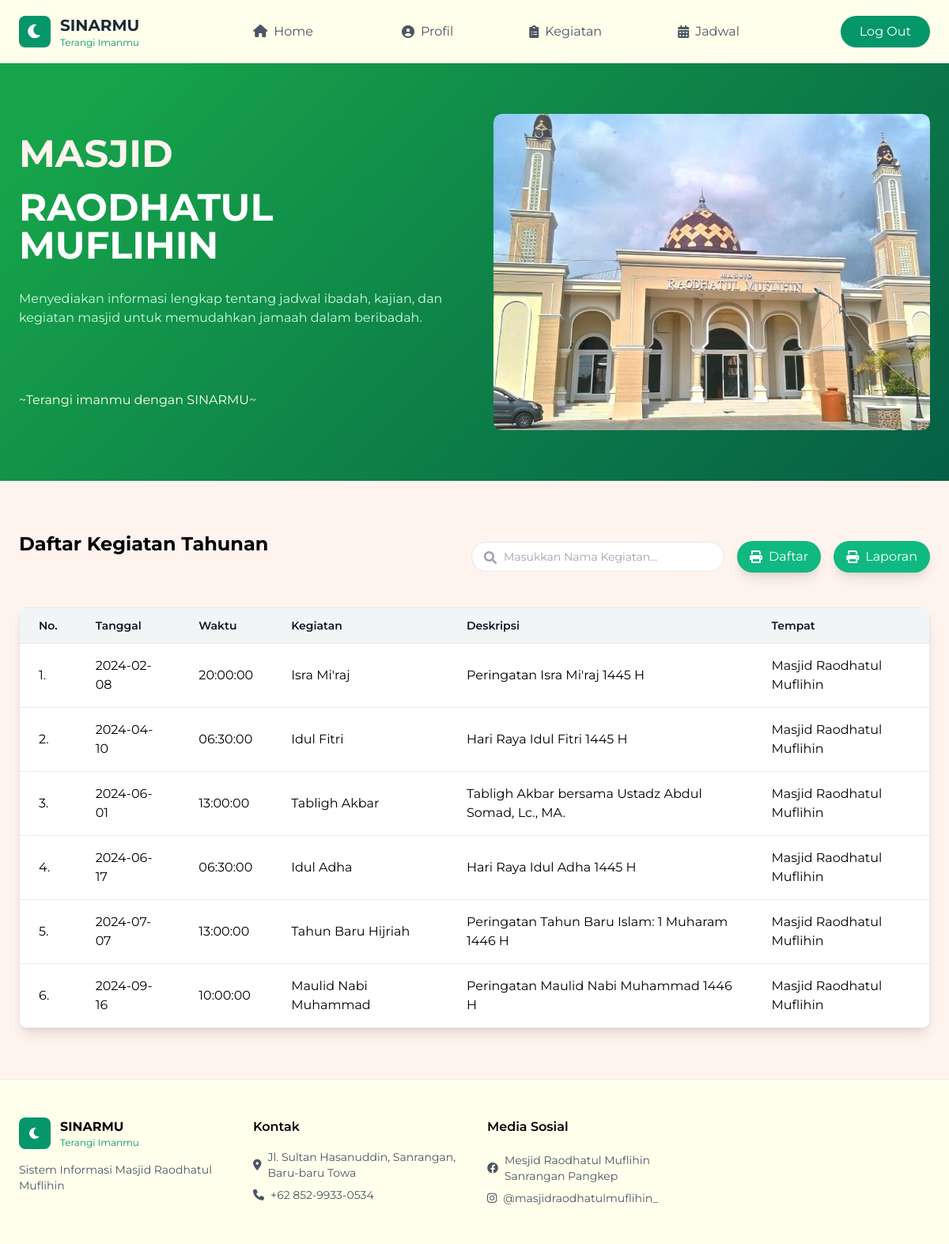
Screenshot of /kegiatan_tahunan.php with the database file from the repository.
### tables this page shows
CREATE TABLE `kegiatan` (
  `id_kegiatan` int NOT NULL,
  `id_masjid` int NOT NULL,
  `kode_kegiatan` varchar(100) NOT NULL,
  `nama_kegiatan` varchar(100) NOT NULL,
  `deskripsi_kegiatan` varchar(255) DEFAULT NULL,
  `tempat_kegiatan` varchar(200) DEFAULT NULL,
  `waktu_kegiatan` time NOT NULL,
  `tanggal_kegiatan` date NOT NULL,
  `created_at` timestamp NULL DEFAULT CURRENT_TIMESTAMP,
  `updated_at` timestamp NULL DEFAULT CURRENT_TIMESTAMP ON UPDATE CURRENT_TIMESTAMP
);

### kegiatan_tahunan.php (the view, shortened to what this page needs)
<?php
include 'koneksi.php';
$query = isset($_GET['query']) ? trim($_GET['query']) : '';
if (!empty($query)) {
    $stmt = $conn->prepare("SELECT * FROM kegiatan WHERE nama_kegiatan LIKE ? AND kode_kegiatan='KTH' ORDER BY tanggal_kegiatan ASC");
    $search = "%$query%";
    $stmt->bind_param("s", $search);
} else {
    $stmt = $conn->prepare("SELECT * FROM kegiatan WHERE kode_kegiatan='KTH' ORDER BY tanggal_kegiatan ASC");
}
$stmt->execute();
$result = $stmt->get_result();
$data_kegiatan = $result->num_rows > 0 ? $result->fetch_all(MYSQLI_ASSOC) : [];
?>
<!DOCTYPE html>
<html lang="id">
<head>
    <link href="https://cdnjs.cloudflare.com/ajax/libs/tailwindcss/2.2.19/tailwind.min.css" rel="stylesheet">
    <link href="https://cdnjs.cloudflare.com/ajax/libs/font-awesome/6.0.0/css/all.min.css" rel="stylesheet">
</head>
<body>
    <nav class="background shadow-sm sticky top-0 z-50">
        <div class="max-w-7xl mx-auto px-6">
            <div class="flex justify-between h-20 items-center">
                <div class="flex items-center gap-3">
                    <div class="w-10 h-10 bg-green-600 rounded-lg flex items-center justify-center">
                        <i class="fas fa-moon text-white text-xl"></i>
                    </div>
                    <div>
                        <h1 class="font-bold text-xl text-gray-800">SINARMU</h1>
                        <p class="text-xs text-green-600">Terangi Imanmu</p>
                    </div>
                </div>
                <div class="hidden md:flex items-center space-x-20">
                    <div class="relative">
                        <div id="Home" class="flex items-center text-gray-600 hover:text-green-600 px-2 py-1 cursor-pointer">
                            <a href="home.php">
                                <i class="fas fa-home mr-2"></i>Home
                            </a>
                        </div>
                    </div>
                    <div class="relative">
                        <div id="Profil" class="flex items-center text-gray-600 hover:text-green-600 px-2 py-1 cursor-pointer">
                            <i class="fas fa-user-circle mr-2"></i>Profil
                        </div>
                    </div>
                    <div class="relative">
                        <div id="Activity" class="flex items-center text-gray-600 hover:text-green-600 px-2 py-1 cursor-pointer">
                            <i class="fas fa-clipboard-list mr-2"></i>Kegiatan
                        </div>
                    </div>
                    <div class="relative">
                        <div id="Schedule" class="flex items-center text-gray-600 hover:text-green-600 px-2 py-1 cursor-pointer">
                            <i class="fas fa-calendar-alt mr-2"></i>Jadwal
                        </div>
                    </div>
                </div>
                <div class="flex items-center gap-4">
                    <a href="logout.php" class="bg-green-600 text-white px-6 py-2 rounded-full hover:bg-green-700 transition">Log Out</a>
                </div>
            </div>
        </div>
    </nav>
    <section class="hero-gradient py-16 text-white">
        <div class="max-w-7xl mx-auto px-6">
            <div class="grid grid-cols-1 md:grid-cols-2 gap-12 items-center">
                <div>
                    <h1 class="text-5xl font-bold mb-5" style="color: #fff3ee">MASJID</h1>
                    <h1 class="text-5xl font-bold mb-8">RAODHATUL MUFLIHIN</h1>
                    <p class="text-green-100 mb-20">Menyediakan informasi lengkap tentang jadwal ibadah, kajian, dan kegiatan masjid untuk memudahkan jamaah dalam beribadah.</p>
                    <h3 class="text-green-50" style="color: #FFFFEC">~Terangi imanmu dengan SINARMU~</h3>
                </div>
                <div class="relative w-full h-94 overflow-hidden">
                    <div class="swiper-container">
                        <div class="swiper-wrapper">
                            <div class="swiper-slide"><img src="/sisfo-masjid/image/masjid1.png" alt="Gambar 1" class="rounded-lg shadow-lg"></div>
                        </div>
                    </div>
                </div>
            </div>
        </div>
    </section>
    <section class="py-16">
        <div class="max-w-7xl mx-auto px-6">
            <div class="flex justify-between items-center mb-8">
                <h2 class="text-2xl font-bold mb-8">Daftar Kegiatan Tahunan</h2>
                <div class="flex items-center gap-4">
                    <form action="" method="GET" class="relative">
                        <input type="search" name="query" placeholder="Masukkan Nama Kegiatan..."
                            class="w-80 pl-10 pr-10 py-2 rounded-full border border-gray-200 focus:outline-none focus:ring-2 focus:ring-green-500 text-sm"
                            id="search-input" autocomplete="off">
                        <i class="fas fa-search absolute left-4 top-3 text-gray-400"></i>
                    </form>
                    <a href="cetak_kegiatan_tahunan.php" class="text-white bg-green-500 hover:bg-green-600 flex items-center gap-2 rounded-full py-2 px-4 shadow-lg" title="Cetak Daftar Kegiatan">
                        <i class="fas fa-print"></i>
                        <span>Daftar</span>
                    </a>
                    <a href="laporan_kegiatan_tahunan.php" class="text-white bg-green-500 hover:bg-green-600 flex items-center gap-2 rounded-full py-2 px-4 shadow-lg" title="Cetak Laporan Tahunan">
                        <i class="fas fa-print"></i>
                        <span>Laporan</span>
                    </a>
                </div>
            </div>
            <div class="bg-white rounded-xl shadow-lg overflow-hidden mt-4">
                <table class="min-w-full bg-white border border-gray-200">
                <thead>
                        <tr>
                            <th class="py-3 px-6 bg-gray-100 font-semibold text-sm text-gray-900 border-b border-gray-200 text-left">No.</th>
                            <th class="py-3 px-6 bg-gray-100 font-semibold text-sm text-gray-900 border-b border-gray-200 text-left">Tanggal</th>
                            <th class="py-3 px-6 bg-gray-100 font-semibold text-sm text-gray-900 border-b border-gray-200 text-left">Waktu</th>
                            <th class="py-3 px-6 bg-gray-100 font-semibold text-sm text-gray-900 border-b border-gray-200 text-left">Kegiatan</th>
                            <th class="py-3 px-6 bg-gray-100 font-semibold text-sm text-gray-900 border-b border-gray-200 text-left">Deskripsi</th>
                            <th class="py-3 px-6 bg-gray-100 font-semibold text-sm text-gray-900 border-b border-gray-200 text-left">Tempat</th>
                        </tr>
                    </thead>
                    <tbody>
                        <?php if (!empty($data_kegiatan)): ?>
                            <?php foreach ($data_kegiatan as $index => $row): ?>
                                <tr class="hover:bg-gray-100">
                                    <td class="py-4 px-6 border-b border-gray-200"><?= $index + 1; ?>.</td>
                                    <td class="py-4 px-6 border-b border-gray200"><?php echo htmlspecialchars($row['tanggal_kegiatan']); ?></td>
                                    <td class="py-4 px-6 border-b border-gray200"><?php echo htmlspecialchars($row['waktu_kegiatan']); ?></td>
                                    <td class="py-4 px-6 border-b border-gray200"><?php echo htmlspecialchars($row['nama_kegiatan']); ?></td>
                                    <td class="py-4 px-6 border-b border-gray200"><?php echo htmlspecialchars($row['deskripsi_kegiatan']); ?></td>
                                    <td class="py-4 px-6 border-b border-gray200"><?php echo htmlspecialchars($row['tempat_kegiatan']); ?></td>
                                </tr>
                            <?php endforeach; ?>
                        <?php endif; ?>
                    </tbody>
                </table>
            </div>
        </div>
    </section>
    <footer class="background border-t">
            <div class="max-w-7xl mx-auto px-6 py-12">
                <div class="grid grid-cols-1 md:grid-cols-4 gap-8">
                    <div>
                        <div class="flex items-center gap-3 mb-4">
                            <div class="w-10 h-10 bg-green-600 rounded-lg flex items-center justify-center">
                                <i class="fas fa-moon text-white"></i>
                            </div>
                            <div>
                                <h4 class="font-bold">SINARMU</h4>
                                <p class="text-xs text-green-600">Terangi Imanmu</p>
                            </div>
                        </div>
                        <p class="text-gray-600 text-sm">Sistem Informasi Masjid Raodhatul Muflihin</p>
                    </div>
                    <div>
                        <h5 class="font-semibold mb-4">Kontak</h5>
                        <ul class="space-y-2 text-sm text-gray-600">
                            <li class="flex items-center gap-2">
                                <i class="fas fa-map-marker-alt"></i>
                                    <a href="https://www.google.co.id/maps/place/Masjid+Raodhatul+Muflihin/@-4.8570717,119.5683597,17z/data=!3m1!4b1!4m6!3m5!1s0x2dbe50384d5f9bdf:0x94d60c3d24cec5d!8m2!3d-4.8570717!4d119.5709346!16s%2Fg%2F11cjh_1107?entry=ttu&g_ep=EgoyMDI0MTAyNy4wIKXMDSoASAFQAw%3D%3D" class="hover:text-green-600">
                                        Jl. Sultan Hasanuddin, Sanrangan, Baru-baru Towa
                                    </a>
                            </li>
                            <li class="flex items-center gap-2">
                                <i class="fas fa-phone"></i>
                                    <a href="https://wa.me/6285299330534" class="hover:text-green-600">
                                        +62 852-9933-0534
                                    </a>
                            </li>
                        </ul>
                    </div>
                    <div>
                        <h5 class="font-semibold mb-5">Media Sosial</h5>
                        <ul class="space-y-2 text-sm text-gray-600">
                            <li class="flex items-center gap-2">
                                <i class="fab fa-facebook"></i>
                                    <a href="https://web.facebook.com/pages/Mesjid-Raodhatul-Muflihin-Sanrangan-Pangkep/2469976183028030" class="hover:text-green-600">
                                        Mesjid Raodhatul Muflihin Sanrangan Pangkep
                                    </a>
                            </li>
                            <li class="flex items-center gap-2">
                                <i class="fab fa-instagram"></i>
                                    <a href="https://www.instagram.com/masjidraodhatulmuflihin_/" class="hover:text-green-600">
                                        @masjidraodhatulmuflihin_
                                    </a>
                            </li>
                        </ul>
                    </div>
                </div>
            </div>
    </footer>
</body>
</html>

### kegiatan_tahunan.php (style rules this page uses)
body { font-family: 'Montserrat', sans-serif; background-color: #fff3ee; }
.hero-gradient { background: linear-gradient(135deg, #16a34a 10%, #065f46 100%); }
nav { background: #FFFFEC; position: sticky; top: 0; z-index: 50; }
nav a { color: #4a5568; padding: 0.5rem 1rem; border-radius: 0.5rem; }
footer { background-color: #FFFFEC; border-top: 1px solid #e2e8f0; }
.swiper-container { width: 100%; height: 400px; position: relative; overflow: hidden; border-radius: 10px; }
.swiper-wrapper { display: flex; transition: transform 0.5s ease-in-out; }
.swiper-slide { display: flex; justify-content: center; align-items: center; opacity: 0; transition: opacity 0.5s ease-in-out; position: absolute; width: 100%; height: 100%; border-radius: 10px; overflow: hidden; box-shadow: 0 4px 15px rgba(0, 0, 0, 0.2); }
.swiper-slide-active { opacity: 1; }

### rows the page displays
kegiatan: tanggal_kegiatan "2024-02-08", waktu_kegiatan "20:00:00", nama_kegiatan "Isra Mi'raj", deskripsi_kegiatan "Peringatan Isra Mi'raj 1445 H", tempat_kegiatan "Masjid Raodhatul Muflihin"
kegiatan: tanggal_kegiatan "2024-04-10", waktu_kegiatan "06:30:00", nama_kegiatan "Idul Fitri", deskripsi_kegiatan "Hari Raya Idul Fitri 1445 H", tempat_kegiatan "Masjid Raodhatul Muflihin"
kegiatan: tanggal_kegiatan "2024-06-01", waktu_kegiatan "13:00:00", nama_kegiatan "Tabligh Akbar", deskripsi_kegiatan "Tabligh Akbar bersama Ustadz Abdul Somad, Lc., MA.", tempat_kegiatan "Masjid Raodhatul Muflihin"
kegiatan: tanggal_kegiatan "2024-06-17", waktu_kegiatan "06:30:00", nama_kegiatan "Idul Adha", deskripsi_kegiatan "Hari Raya Idul Adha 1445 H", tempat_kegiatan "Masjid Raodhatul Muflihin"
kegiatan: tanggal_kegiatan "2024-07-07", waktu_kegiatan "13:00:00", nama_kegiatan "Tahun Baru Hijriah", deskripsi_kegiatan "Peringatan Tahun Baru Islam: 1 Muharam 1446 H", tempat_kegiatan "Masjid Raodhatul Muflihin"
kegiatan: tanggal_kegiatan "2024-09-16", waktu_kegiatan "10:00:00", nama_kegiatan "Maulid Nabi Muhammad", deskripsi_kegiatan "Peringatan Maulid Nabi Muhammad 1446 H", tempat_kegiatan "Masjid Raodhatul Muflihin"
